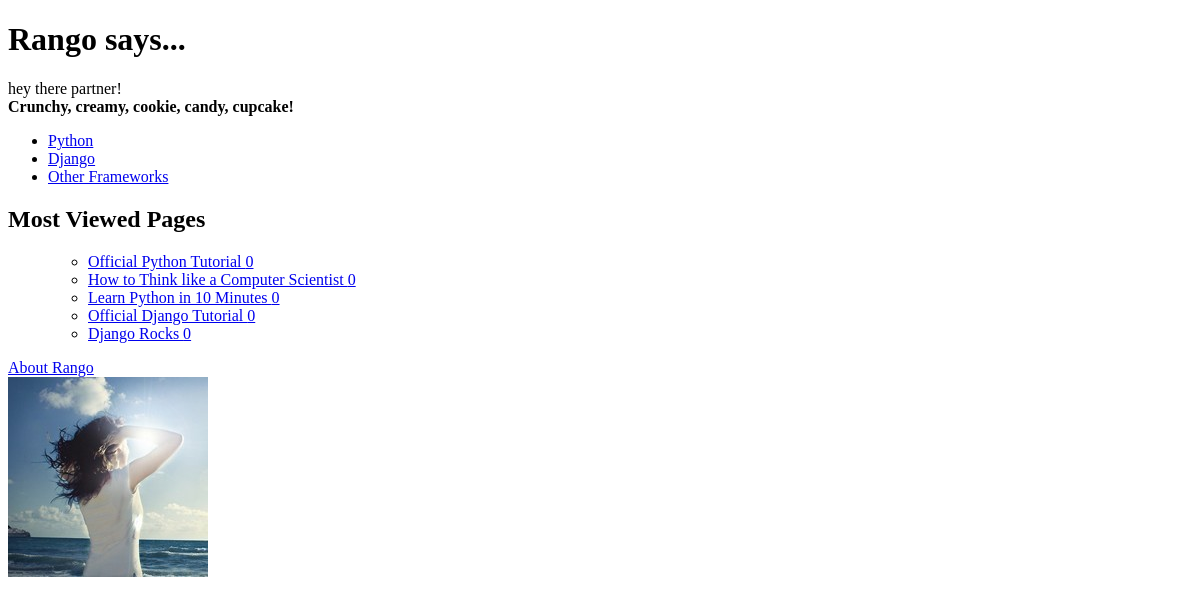
Before: / with the older database file.
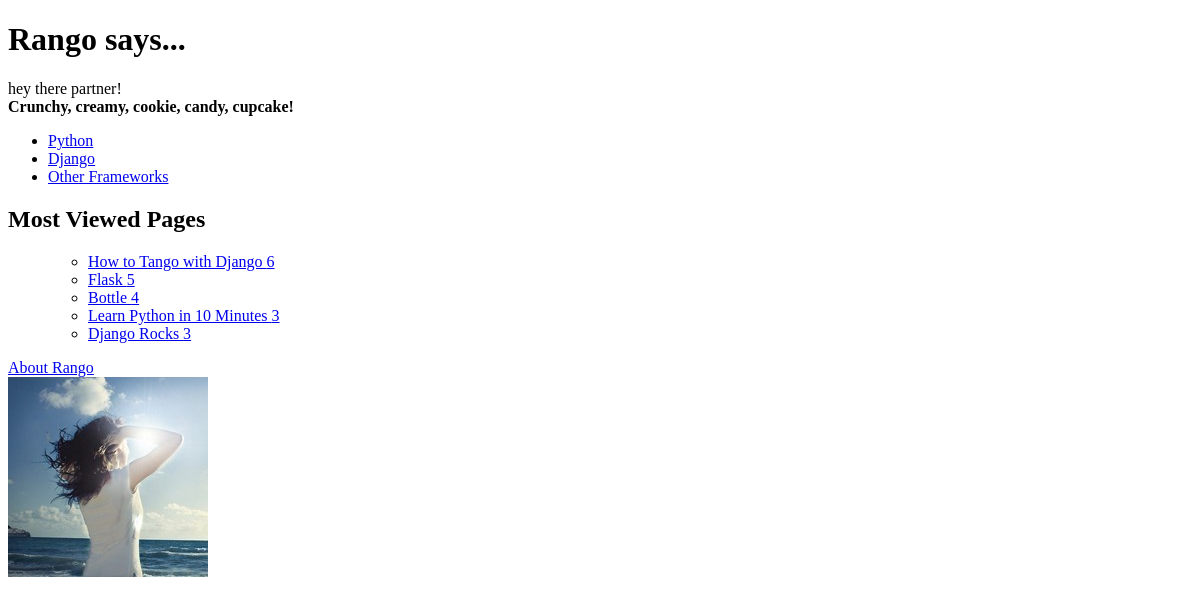
After: the same page with the newer database file.
### rango/models.py (models this page shows, shortened)
class Category(models.Model):
    name = models.CharField(max_length=128, unique=True)
    views=models.IntegerField(default=0)
    likes=models.IntegerField(default=0)
    slug = models.SlugField()
    class Meta:
        verbose_name_plural = 'categories'

class Page(models.Model):
    category = models.ForeignKey(Category, on_delete=models.CASCADE)
    title = models.CharField(max_length=128)
    url = models.URLField()
    views = models.IntegerField(default=0)

### rango/views.py (the view)
# urls.py: path('',views.index,name='index'),
def index(request):
    category_list = Category.objects.order_by('-likes')[:5]
    views_list=Page.objects.order_by('-views')[:5]
    context_dict = {}
    context_dict['boldmessage'] = 'Crunchy, creamy, cookie, candy, cupcake!'
    context_dict['categories'] = category_list
    context_dict['pages']=views_list
    return render(request, 'rango/index.html', context=context_dict)

### templates/rango/index.html (shortened to what this page needs)
<!DOCTYPE html>
{% load staticfiles %}
<html>
<head>
</head>
<body>
    <h1>Rango says...</h1>
    <div>
        hey there partner! <br />
        <strong>{{ boldmessage }}</strong>
    </div>
    <div>
        {% if categories %}
        <ul>
            {% for category in categories %}
            <li>
                <a href="/rango/category/{{ category.slug }}/">{{ category.name }}</a> </li>
            {% endfor %}
        </ul> {% else %}
        <strong>There are no categories present.</strong> {% endif %}
    </div>
    <div>
        <h2>Most Viewed Pages</h2>
        <ul>
             {% if pages %} <ul> {% for page in pages %}
                <li><a href="{{page.url}}">{{page.title}} {{page.views}}</a></li>
                {% endfor %} </ul> {% else %} <strong>No pages currently in category.</strong> {% endif %}
    </div>
    <div>
        <a href="/rango/about/">About Rango</a><br />
        <img src="{% static "images/rango.jpg" %}" alt="  Picture of Rango" />
    </div>
</body>
</html>

Changed rows visible on the page:
no longer on this page (row edited): Page: title "Official Python Tutorial", views "0"
no longer on this page (row edited): Page: title "How to Think like a Computer Scientist", views "0"
no longer on this page (row edited): Page: title "Official Django Tutorial", views "0"
now on this page (row edited): Page: title "How to Tango with Django", views "6"
now on this page (row edited): Page: title "Flask", views "5"
now on this page (row edited): Page: title "Bottle", views "4"
changed Page "Learn Python in 10 Minutes": views "0" → "3"
changed Page "Django Rocks": views "0" → "3"
